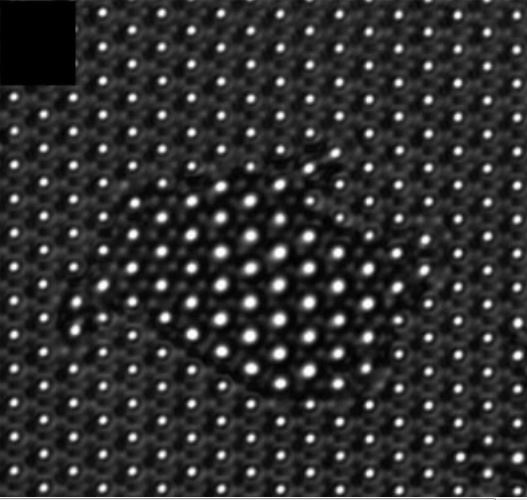
%> input picture 150329a.jpg, 527 x 500 px
$ octave --eval "result = find_cell_outline('150329a.jpg');"   (GNU Octave 9; MATLAB toolbox functions it lacks are replaced by stand-ins)
%> lines starting %> are read from the running program, lines starting %| are printed output that depends on the picture; in (x1, y1, x2, y2) boxes, pixels count from 0 and x2, y2 are one past the last pixel; in counts of white or black regions, pixels touching at a corner belong together; the program's own positions count from 1
function [ x , threshold] = find_cell_outline( image_to_read )
%> called with image_to_read = '150329a.jpg'
%UNTITLED Summary of this function goes here
%   Detailed explanation goes here
close all;
I = imread(image_to_read);
%> I is the input picture: size 500x527x3 uint8; min 0, max 255, mean 47.5
I = 255-I(:,:,1);
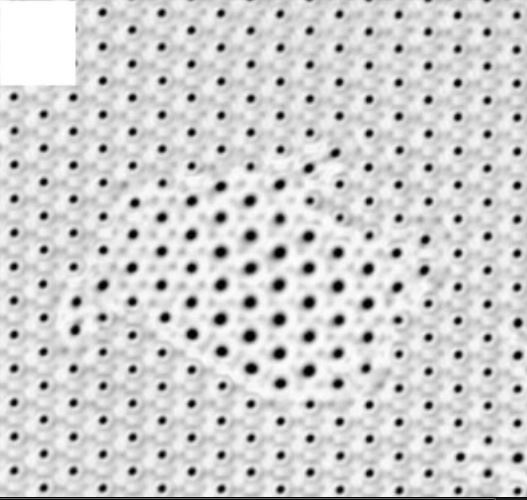
%> I: size 500x527 uint8; min 0, max 255, mean 207.5
[~, threshold] = edge(I, 'sobel');
%> threshold = 0.126
fudgeFactor = .5;
threshold=.000007;
BWs = edge(I,'sobel', threshold * fudgeFactor);
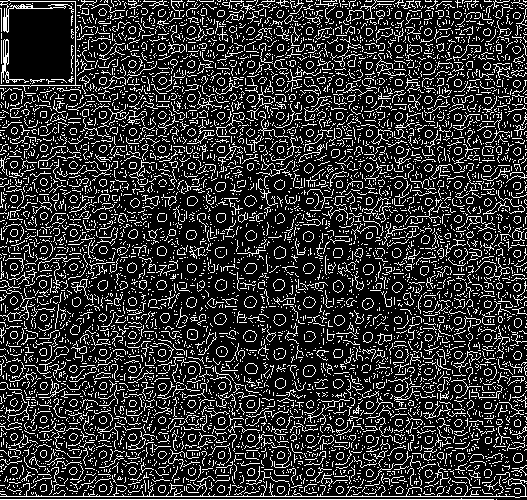
%> BWs: size 500x527 logical; 19.7% white in thin lines or dots
figure, imshow(BWs), title('binary gradient mask');
se90 = strel('line', 3, 90);
se0 = strel('line', 3, 0);
BWsdil = imdilate(BWs, [se90 se0]);
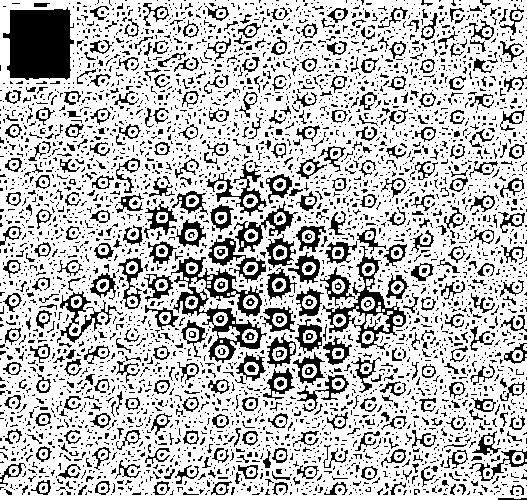
%> BWsdil: size 500x527 logical; 73.6% white; 4164 black regions (3623 under 20 px), largest, box (x1, y1, x2, y2) and area: (3, 7, 74, 80) 4187, (171, 257, 267, 363) 2594, (322, 246, 406, 350) 1615
figure, imshow(BWsdil), title('dilated gradient mask');
BWdfill = imfill(BWsdil, 'holes');
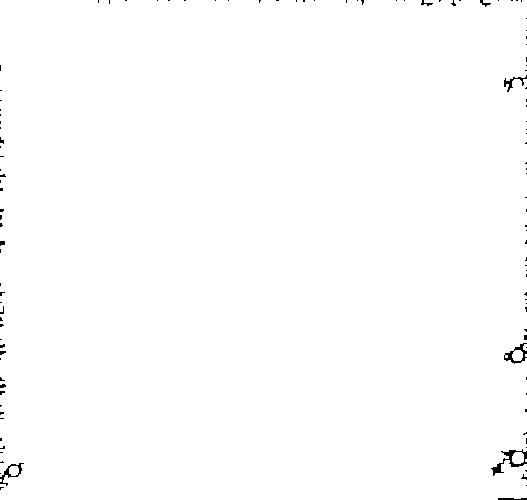
%> BWdfill: size 500x527 logical; 99.5% white; black in thin lines or dots
figure, imshow(BWdfill);
title('binary image with filled holes');
BWnobord = imclearborder(BWdfill, 4);
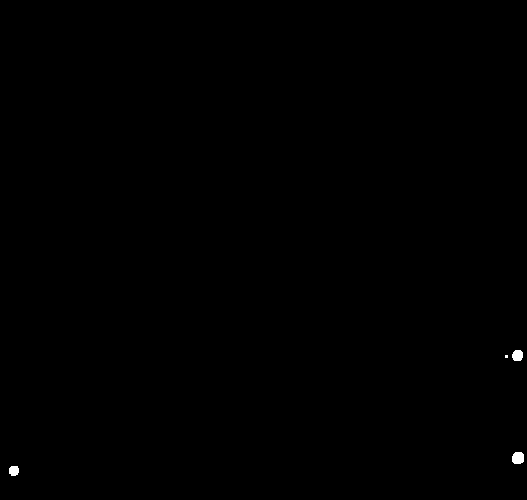
%> BWnobord: size 500x527 logical; 0.12% white; 4 white regions (1 under 20 px), largest, box (x1, y1, x2, y2) and area: (512, 452, 524, 464) 127, (512, 350, 523, 361) 103, (9, 466, 19, 476) 86
figure, imshow(BWnobord), title('cleared border image');
seD = strel('diamond',1);
BWfinal = imerode(BWnobord,seD);
%> BWfinal: size 500x527 logical; 0.08% white; 4 white regions (1 under 20 px), largest, box (x1, y1, x2, y2) and area: (513, 453, 523, 463) 92, (513, 351, 522, 360) 72, (10, 467, 18, 475) 56
BWfinal = imerode(BWfinal,seD);
%> BWfinal: size 500x527 logical; 0.05% white; 3 white regions, box (x1, y1, x2, y2) and area: (514, 454, 522, 462) 61, (514, 352, 521, 359) 45, (11, 468, 17, 474) 34
figure, imshow(BWfinal), title('segmented image');
BWoutline = bwperim(BWfinal);
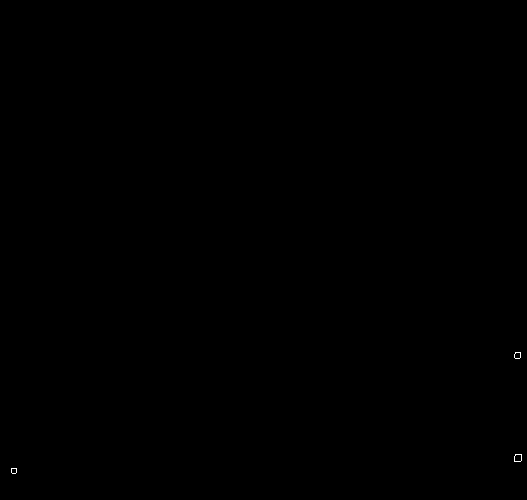
%> BWoutline: size 500x527 logical; 0.02% white in thin lines or dots, all inside (x1, y1, x2, y2) = (11, 352, 522, 474)
Segout = I;
Segout(BWoutline) = 255;
%> Segout: size 500x527 uint8; 0.02% of pixels changed, all inside (x1, y1, x2, y2) = (11, 352, 522, 474)
figure, imshow(Segout), title('outlined original image');
x=1;
end

$ run again, on 2015031611shift.jpg
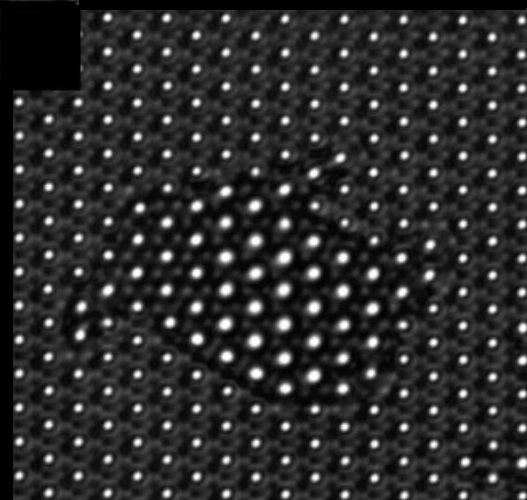
%> input picture 2015031611shift.jpg, 527 x 500 px
%> in find_cell_outline, I is the input picture: size 500x527x3 uint8; min 0, max 255, mean 44.9
%> I: size 500x527 uint8
%> threshold = 0.117
%> in find_cell_outline, `BWs = edge(I,'sobel', threshold * fudgeFactor);`:
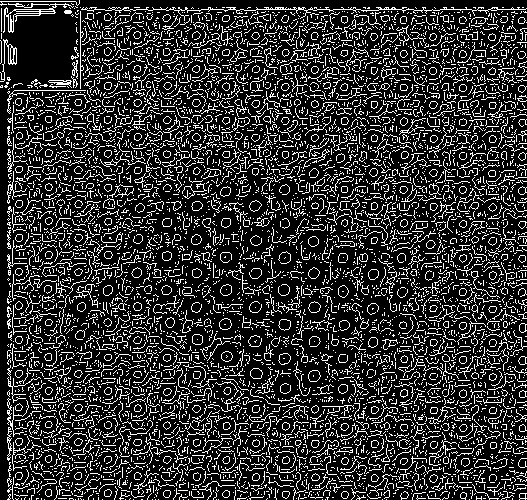
%> BWs: size 500x527 logical; 19.4% white in thin lines or dots
%> BWsdil: size 500x527 logical; 72.4% white; 3948 black regions (3415 under 20 px), largest, box (x1, y1, x2, y2) and area: (3, 6, 79, 89) 4056, (80, 0, 527, 9) 3010, (0, 89, 12, 500) 2777
%> in find_cell_outline, `BWdfill = imfill(BWsdil, 'holes');`:
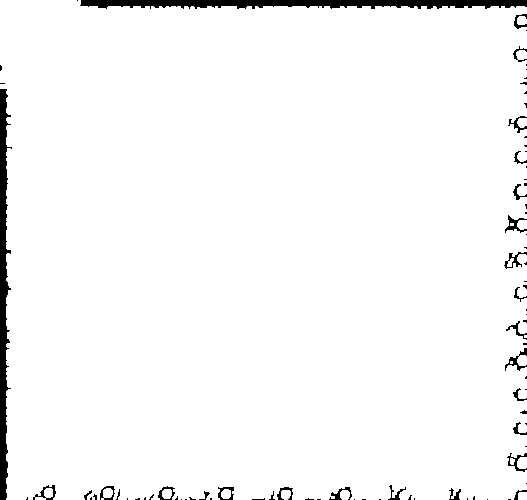
%> BWdfill: size 500x527 logical; 97% white; 85 black regions (59 under 20 px), largest, box (x1, y1, x2, y2) and area: (80, 0, 527, 9) 3010, (0, 89, 12, 500) 2777, (505, 348, 527, 371) 139
%> BWnobord: size 500x527 logical; 0.16% white; 8 white regions (2 under 20 px), largest, box (x1, y1, x2, y2) and area: (162, 489, 172, 499) 89, (103, 488, 113, 498) 88, (221, 489, 231, 499) 86, (44, 488, 53, 498) 81, (507, 258, 514, 267) 39, (510, 458, 515, 465) 29
%> BWoutline: size 500x527 logical; 0.03% white in thin lines or dots, all inside (x1, y1, x2, y2) = (46, 264, 513, 497)
%> Segout: size 500x527 uint8; min 0, max 255, mean 210.1; mean of the top-left, top-right, bottom-left and bottom-right quarters 214.7, 209.3, 208.5, 208
